Frame 1 (no input): blank canvas, image omitted
Frame 60 (no input): blank canvas, image omitted
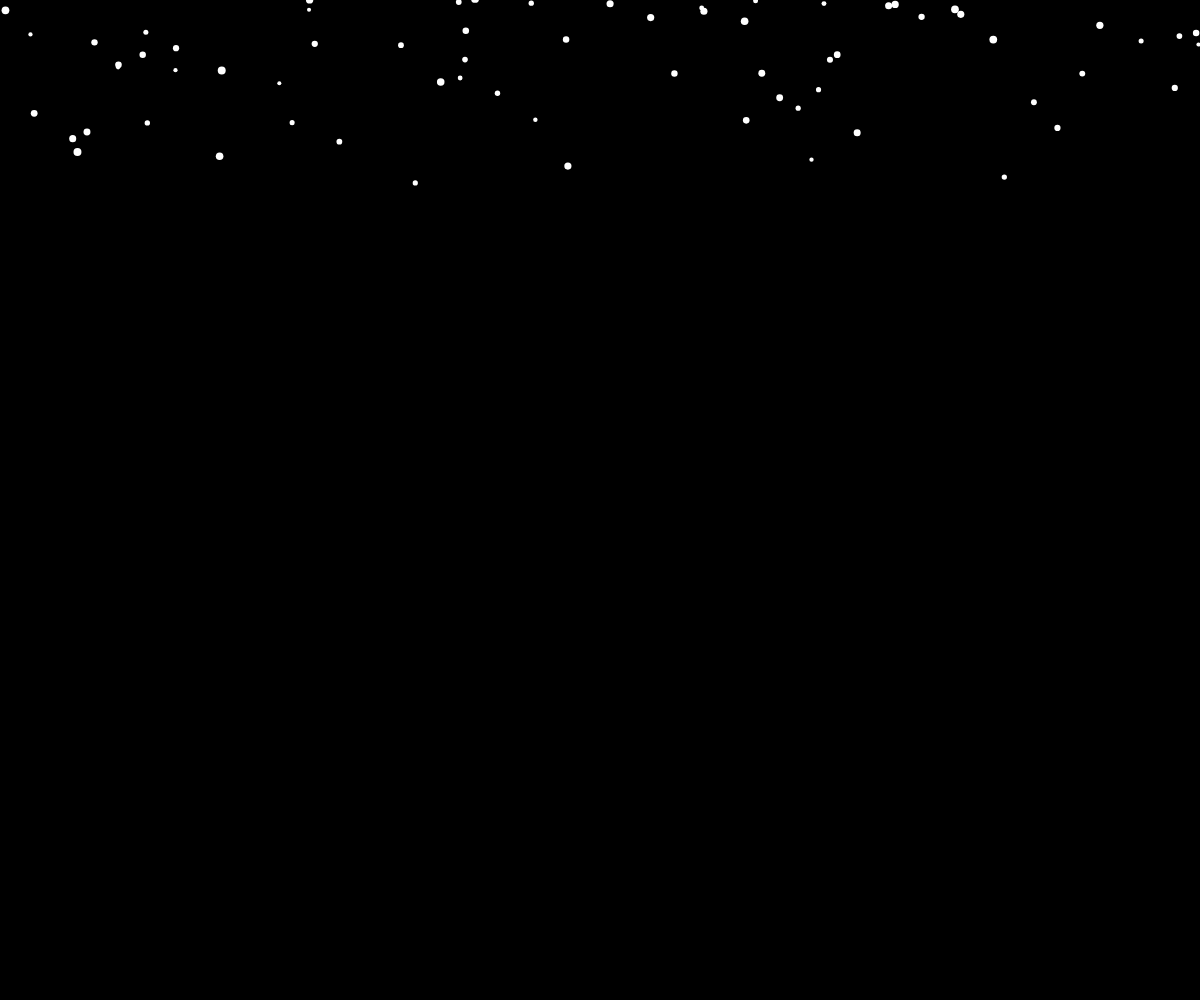
Frame 120 (the mouse pressed at the canvas centre since frame 60)

The p5.js sketch whose frames 1 and 60 were blank and that drew this single picture after the mouse press (run headless with seeded random() and noise() and a simulated clock; from frame 60 on, the mouse is pressed at the canvas centre):

// p5.js sketch
// ── sketch.js
let snow = [];
let gravity;


function setup() {
  createCanvas(windowWidth, windowHeight);
  gravity = createVector(0, 0.03);
}

function draw() {
  background(0);
  snow.push(new SnowFlake);

  for (flake of snow) {
    flake.applyForce(gravity);
    flake.render();
    flake.update();
  }
}
// ── snowflake.js
class SnowFlake {

    constructor() {
        let x = random(width);
        let y = random(-100, -10)
        this.pos = createVector(x, y);
        this.vel = createVector(0, 0);
        this.acc = createVector();
        this.r = random(4, 8);
    }

    applyForce(force){
        this.acc.add(force);
    }

    update() {
        this.vel.add(this.acc);
        this.pos.add(this.vel);
        this.acc.mult(0);
    }

    render() {
        stroke(255);
        strokeWeight(this.r);
        point(this.pos.x, this.pos.y);
    }

}
